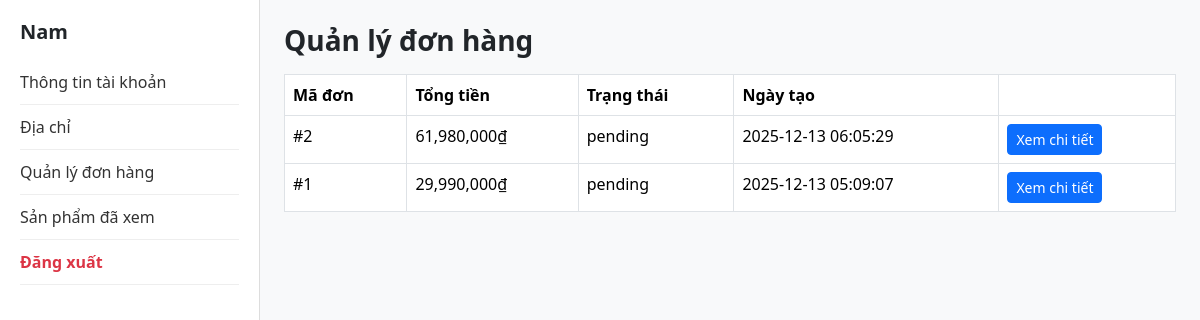
The page /account.php?tab=orders (signed in) on the database as committed earlier.
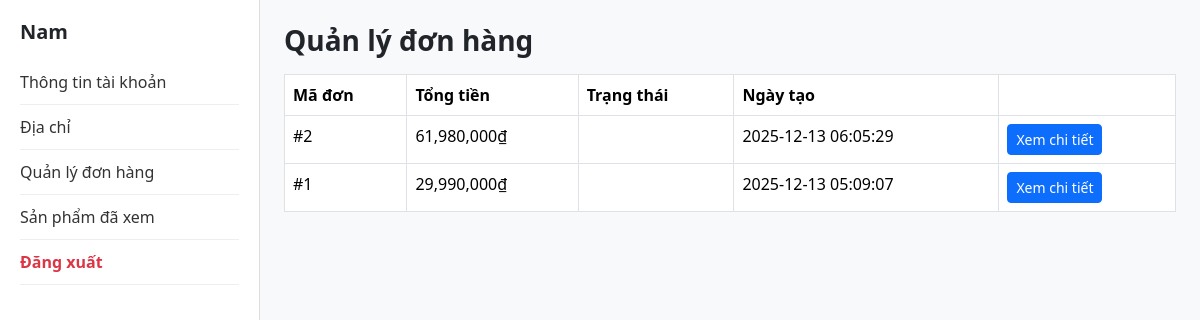
The same page on the database as committed later.
### tables this page shows
CREATE TABLE `orders` (
  `id` int(11) NOT NULL,
  `user_id` int(11) DEFAULT NULL,
  `total` decimal(10,2) DEFAULT NULL,
  `discount` int(11) DEFAULT 0,
  `final_price` decimal(10,2) DEFAULT 0.00,
  `status` enum('Đã đặt','Người bán đang chuẩn bị hàng','Đơn vị giao hàng đã nhận hàng','Hàng đang giao đến nhà bạn','Đơn hàng đã giao','Đơn bị huỷ') DEFAULT 'Đã đặt',
  `payment_method` varchar(50) DEFAULT NULL,
  `shipping_method` varchar(50) DEFAULT NULL,
  `fullname` varchar(255) DEFAULT NULL,
  `phone` varchar(50) DEFAULT NULL,
  `province_id` int(11) NOT NULL,
  `district_id` int(11) NOT NULL,
  `street` varchar(255) DEFAULT NULL,
  `address` text DEFAULT NULL,
  `created_at` timestamp NOT NULL DEFAULT current_timestamp(),
  `coupon_code` varchar(50) DEFAULT NULL,
  `coupon_discount` int(11) DEFAULT 0
);

### account.php (the view, shortened to what this page needs)
<?php
$conn = new mysqli("localhost", "root", "", "lendly_db");
$user_id = $_SESSION['user_id'];
$user = $conn->query("SELECT * FROM users WHERE id = $user_id")->fetch_assoc();
?>
<!DOCTYPE html>
<html>
<head>
    <link href="https://cdn.jsdelivr.net/npm/bootstrap@5.3.3/dist/css/bootstrap.min.css" rel="stylesheet">
</head>
<body class="bg-light">
<div class="d-flex">
    <div class="sidebar">
        <h5 class="fw-bold mb-3"><?= $user['fullname'] ?></h5>
        <a href="?tab=profile">Thông tin tài khoản</a>
        <a href="?tab=address">Địa chỉ</a>
        <a href="?tab=orders">Quản lý đơn hàng</a>
        <a href="?tab=history">Sản phẩm đã xem</a>
        <a href="logout.php" class="text-danger fw-bold">Đăng xuất</a>
    </div>
    <div class="flex-fill p-4">
    <?php
        $tab = $_GET['tab'] ?? 'profile';
        if ($tab === 'profile') {
            if (isset($_GET['updated'])) {
                echo "<div class='alert alert-success'>Cập nhật thông tin thành công.</div>";
            }
            echo "<h3 class='fw-bold mb-4'>Thông tin tài khoản</h3>";
    ?>
            <form method="POST">
                <input type="hidden" name="update_profile" value="1">
                <div class="mb-3">
                    <label class="form-label">Họ tên</label>
                    <input type="text" name="fullname" class="form-control"
                           value="<?= $user['fullname'] ?>" required>
                </div>
                <div class="mb-3">
                    <label class="form-label">Giới tính</label>
                    <select name="gender" class="form-control">
                        <option value="">-- Chọn giới tính --</option>
                        <option value="Nam"   <?= $user['gender']=='Nam'?'selected':'' ?>>Nam</option>
                        <option value="Nữ"    <?= $user['gender']=='Nữ'?'selected':'' ?>>Nữ</option>
                        <option value="Khác"  <?= $user['gender']=='Khác'?'selected':'' ?>>Khác</option>
                    </select>
                </div>
                <div class="mb-3">
                    <label class="form-label">Số điện thoại</label>
                    <input type="text" name="phone" class="form-control"
                           value="<?= $user['phone'] ?>">
                </div>
                <div class="mb-3">
                    <label class="form-label">Email</label>
                    <input type="email" name="email" class="form-control"
                           value="<?= $user['email'] ?>" required>
                </div>
                <div class="mb-3">
                    <label class="form-label">Ngày sinh</label>
                    <input type="date" name="birthday" class="form-control"
                           value="<?= $user['birthday'] ?>">
                </div>
                <button class="btn btn-primary">Lưu thông tin</button>
            </form>
<?php
} elseif ($tab === 'orders') {
    echo "<h3 class='fw-bold mb-3'>Quản lý đơn hàng</h3>";
    $uid = $_SESSION['user_id'];
    $stmt = $conn->prepare("SELECT * FROM orders WHERE user_id=? ORDER BY id DESC");
    $stmt->bind_param("i", $uid);
    $stmt->execute();
    $res = $stmt->get_result();
    if ($res->num_rows === 0) {
        echo "<p>Bạn chưa có đơn hàng nào.</p>";
    } else {
        echo "<table class='table table-bordered'>";
        echo "<tr>
                <th>Mã đơn</th>
                <th>Tổng tiền</th>
                <th>Trạng thái</th>
                <th>Ngày tạo</th>
                <th></th>
              </tr>";
        while ($o = $res->fetch_assoc()) {
            echo "<tr>
                    <td>#{$o['id']}</td>
                    <td>" . number_format($o['total']) . "₫</td>
                    <td>{$o['status']}</td>
                    <td>{$o['created_at']}</td>
                    <td>
                        <a href='account.php?tab=order_detail&id={$o['id']}' class='btn btn-sm btn-primary'>
                            Xem chi tiết
                        </a>
                    </td>
                  </tr>";
        }
        echo "</table>";
    }
} elseif ($tab === 'history') {
    echo "<h3 class='fw-bold mb-3'>Sản phẩm đã xem</h3>";
    echo "Chưa có dữ liệu.";
}
    ?>
    </div>
</div>
</body>
</html>

Rows that differ between the two databases and show on the page:
changed orders id 2: status "pending" → (not shown)
changed orders id 1: status "pending" → (not shown)
